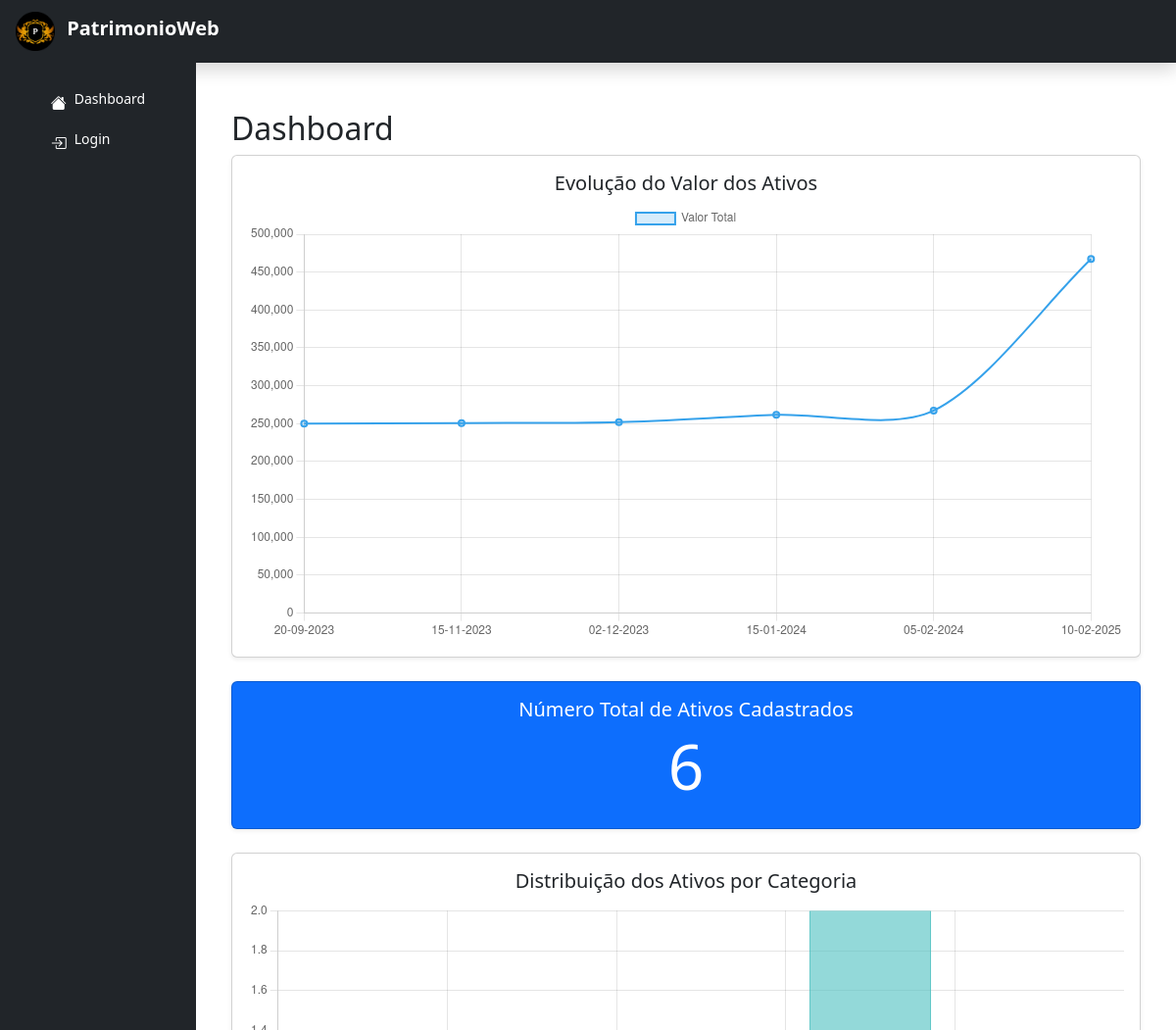
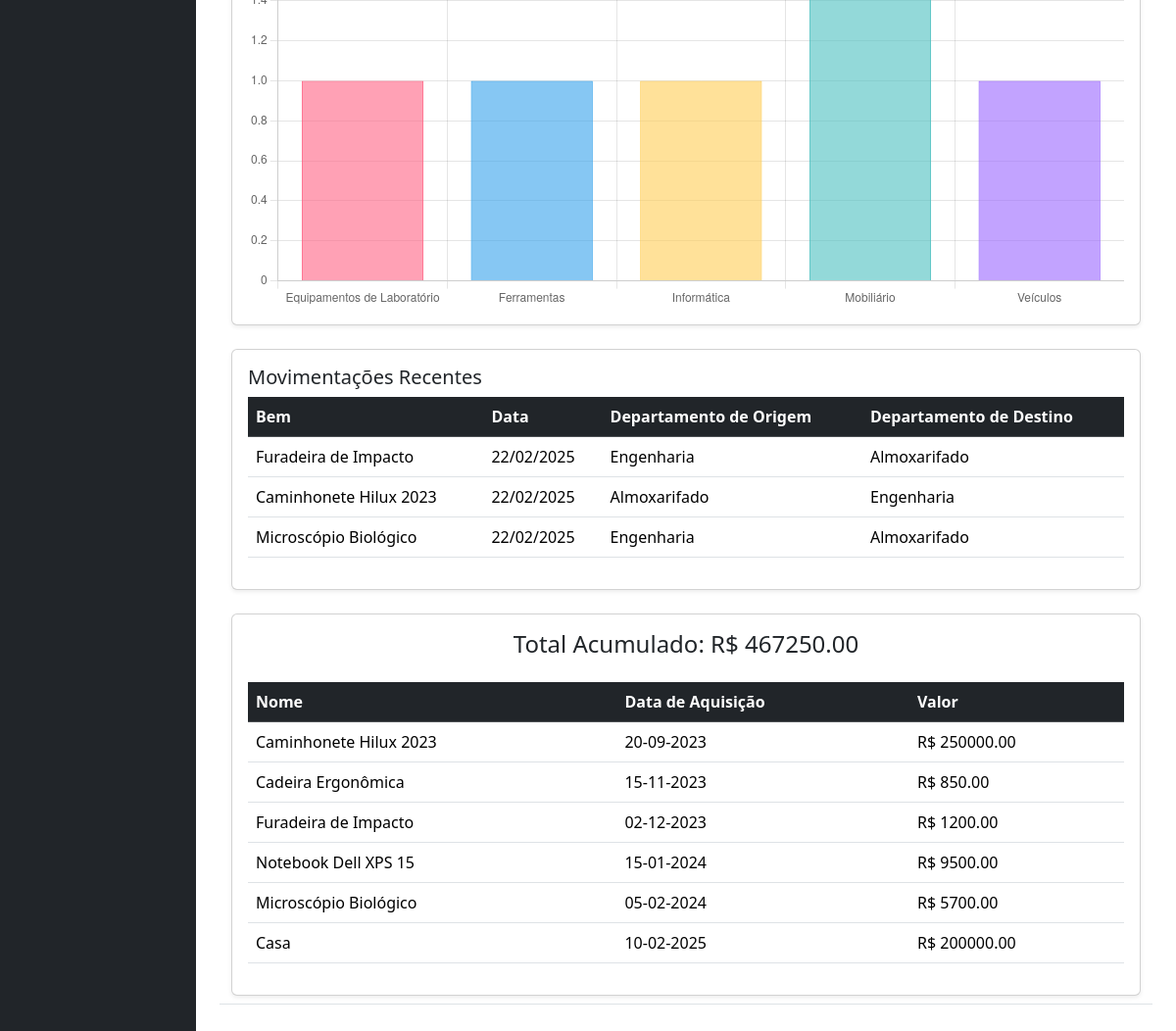
The page / on the database its author committed (2 pictures, top to bottom).
### patrimonioweb/models.py (models this page shows, shortened)
class Movimentacoes(models.Model):
    bem = models.ForeignKey(Bens, on_delete=models.CASCADE)
    departamento_origem = models.ForeignKey(Departamentos, related_name='origem', on_delete=models.CASCADE)
    departamento_destino = models.ForeignKey(Departamentos, related_name='destino', on_delete=models.CASCADE)
    data_movimentacao = models.DateTimeField(auto_now_add=True)
    responsavel = models.CharField(max_length=100)

class Bens(models.Model):
    nome = models.CharField(max_length=200)
    categoria = models.ForeignKey(Categorias, on_delete=models.CASCADE)
    departamento = models.ForeignKey(Departamentos, on_delete=models.CASCADE)
    fornecedor = models.ForeignKey(Fornecedores, on_delete=models.SET_NULL, null=True, blank=True)
    data_aquisicao = models.DateField()
    valor = models.DecimalField(max_digits=10, decimal_places=2)
    codigo_rfid = models.CharField(max_length=50, unique=True)
    imagem = models.ImageField(upload_to='bens/', blank=True, null=True)

class Departamentos(models.Model):
    nome = models.CharField(max_length=100, unique=True)
    def __str__(self):
        return self.nome

### patrimonioweb/views.py (the view)
# urls.py: path('', views.dashboard_bens, name='dashboard_bens'),
def dashboard_bens(request):
    total_assets = Bens.objects.count()
    bens = Bens.objects.all().order_by('data_aquisicao')
    datas = []
    valores = []
    total_acumulado = 0
    for bem in bens:
        datas.append(bem.data_aquisicao.strftime('%d-%m-%Y'))
        total_acumulado += float(bem.valor)
        valores.append(total_acumulado)
    tabela_dados = [{
        'nome': bem.nome,
        'data': bem.data_aquisicao.strftime('%d-%m-%Y'),
        'valor': float(bem.valor),
    } for bem in bens]
    category_distribution = Bens.objects.values('categoria__nome').annotate(total=Count('id'))
    category_names = [item['categoria__nome'] for item in category_distribution]
    category_totals = [item['total'] for item in category_distribution]
    recent_movements = Movimentacoes.objects.order_by('-data_movimentacao')[:3]
    context = {
        'total_assets': total_assets,
        'category_names': category_names,
        'category_totals': category_totals,
        'recent_movements': recent_movements,
        'datas': datas,
        'valores': valores,
        'tabela_dados': tabela_dados,
        'total_acumulado': total_acumulado
    }
    return render(request, 'dashboard_bens.html', context)

### patrimonioweb/templates/dashboard_bens.html (shortened to what this page needs)
{% extends "base.html" %}
{% block content %}
<div class="container mt-5">
    <h2>Dashboard</h2>
    <div class="card mb-4 shadow-sm">
        <div class="card-body">
            <h5 class="card-title text-center">Evolução do Valor dos Ativos</h5>
            <canvas id="valorChart"></canvas>
        </div>
    </div>
    <div class="card mb-4 text-white bg-primary shadow-sm">
        <div class="card-body text-center">
            <h5 class="card-title">Número Total de Ativos Cadastrados</h5>
            <h2 class="display-3">{{ total_assets }}</h2>
        </div>
    </div>
    <div class="card mb-4 shadow-sm">
        <div class="card-body">
            <h5 class="card-title text-center">Distribuição dos Ativos por Categoria</h5>
            <canvas id="categoryChart"></canvas>
        </div>
    </div>
    <div class="card mb-4 shadow-sm">
        <div class="card-body">
            <h5 class="card-title">Movimentações Recentes</h5>
            <table class="table table-hover">
                <thead class="table-dark">
                    <tr>
                        <th>Bem</th>
                        <th>Data</th>
                        <th>Departamento de Origem</th>
                        <th>Departamento de Destino</th>
                    </tr>
                </thead>
                <tbody>
                    {% for movimento in recent_movements %}
                    <tr>
                        <td>{{ movimento.bem.nome }}</td>
                        <td>{{ movimento.data_movimentacao|date:"d/m/Y" }}</td>
                        <td>{{ movimento.departamento_origem }}</td>
                        <td>{{ movimento.departamento_destino }}</td>
                    </tr>
                    {% empty %}
                    <tr>
                        <td colspan="3" class="text-center">Nenhuma movimentação recente.</td>
                    </tr>
                    {% endfor %}
                </tbody>
            </table>
        </div>
    </div>
    <div class="card shadow-sm">
        <div class="card-body">
            <div class="mb-4 text-center">
                <h4 class="font-weight-bold">Total Acumulado: R$ {{ total_acumulado|floatformat:2 }}</h4>
            </div>
            <table class="table table-hover">
                <thead class="table-dark">
                    <tr>
                        <th>Nome</th>
                        <th>Data de Aquisição</th>
                        <th>Valor</th>
                    </tr>
                </thead>
                <tbody>
                    {% for item in tabela_dados %}
                    <tr>
                        <td>{{ item.nome }}</td>
                        <td>{{ item.data }}</td>
                        <td>R$ {{ item.valor|floatformat:2 }}</td>
                    </tr>
                    {% endfor %}
                </tbody>
            </table>
        </div>
    </div>
</div>
<script>
    const ctx = document.getElementById('valorChart').getContext('2d');
    const valorChart = new Chart(ctx, {
        type: 'line',
        data: {
            labels: {{ datas|safe }},
            datasets: [{
                label: 'Valor Total',
                data: {{ valores|safe }},
                backgroundColor: 'rgba(54, 162, 235, 0.2)',
                borderColor: 'rgba(54, 162, 235, 1)',
                borderWidth: 2,
                tension: 0.3
            }]
        },
        options: {
            responsive: true,
            scales: {
                y: { beginAtZero: true }
            }
        }
    });
</script>
<script>
    const categoryCtx = document.getElementById('categoryChart').getContext('2d');
    const categoryChart = new Chart(categoryCtx, {
        type: 'bar',
        data: {
            labels: {{ category_names|safe }},
            datasets: [{
                label: '',
                data: {{ category_totals|safe }},
                backgroundColor: [
                    'rgba(255, 99, 132, 0.6)',
                    'rgba(54, 162, 235, 0.6)',
                    'rgba(255, 206, 86, 0.6)',
                    'rgba(75, 192, 192, 0.6)',
                    'rgba(153, 102, 255, 0.6)',
                    'rgba(255, 159, 64, 0.6)'
                ],
                borderColor: [
                    'rgba(255, 99, 132, 1)',
                    'rgba(54, 162, 235, 1)',
                    'rgba(255, 206, 86, 1)',
                    'rgba(75, 192, 192, 1)',
                    'rgba(153, 102, 255, 1)',
                    'rgba(255, 159, 64, 1)'
                ],
                borderWidth: 1
            }]
        },
        options: {
            responsive: true,
            plugins: {
                legend: { display: false },
            }
        }
    });
</script>
{% endblock %}

### patrimonioweb/static/css/styles.css (style rules this page uses)
html, body { height: 100vh; margin: 0; padding: 0; width: 100%; overflow-x: hidden; min-height: 100vh; }

### rows shown on the page
Movimentacoes: bem.nome "Furadeira de Impacto", data_movimentacao "22/02/2025", departamento_origem "Engenharia", departamento_destino "Almoxarifado"
Movimentacoes: bem.nome "Caminhonete Hilux 2023", data_movimentacao "22/02/2025", departamento_origem "Almoxarifado", departamento_destino "Engenharia"
Movimentacoes: bem.nome "Microscópio Biológico", data_movimentacao "22/02/2025", departamento_origem "Engenharia", departamento_destino "Almoxarifado"
Bens: nome "Caminhonete Hilux 2023"
Bens: nome "Cadeira Ergonômica"
Bens: nome "Furadeira de Impacto"
Bens: nome "Notebook Dell XPS 15"
Bens: nome "Microscópio Biológico"
Bens: nome "Casa"

### other values the page prints
{{ total_assets }} "6"
{{ total_acumulado|floatformat:2 }} "467250.00"
{{ item.data }} "20-09-2023" "15-11-2023" "02-12-2023" "15-01-2024" "05-02-2024" "10-02-2025"
{{ item.valor|floatformat:2 }} "250000.00" "850.00" "1200.00" "9500.00" "5700.00" "200000.00"
chart data {{ datas|safe }} ['20-09-2023', '15-11-2023', '02-12-2023', '15-01-2024', '05-02-2024', '10-02-2025']
chart data {{ valores|safe }} [250000.0, 250850.0, 252050.0, 261550.0, 267250.0, 467250.0]
chart data {{ category_names|safe }} ['Equipamentos de Laboratório', 'Ferramentas', 'Informática', 'Mobiliário', 'Veículos']
chart data {{ category_totals|safe }} [1, 1, 1, 2, 1]
